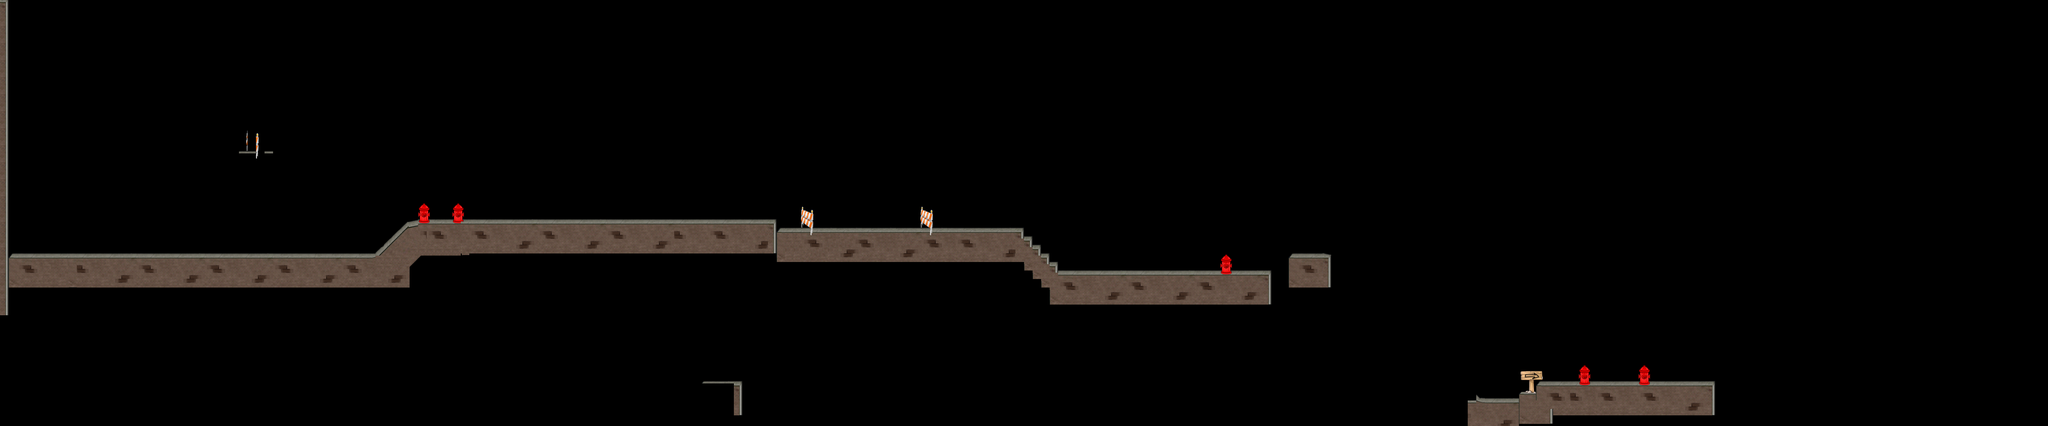

A level layout from a 2D game, rendered from its tile map. Below: a short description, then the map file with tile-grid data replaced by summaries:
An orthogonal 240x50 tile map with 32x32 px tiles, 8 tile layers (sea, red, noncollision, noncollision2, ...), 4 tilesets and 58 objects.

<map version="1.0" orientation="orthogonal" width="240" height="50" tilewidth="32" tileheight="32">
 <tileset firstgid="1" name="tilesettoen" tilewidth="32" tileheight="32">
  <image source="tilesettoen.png" width="481" height="187" />
 </tileset>
 <tileset firstgid="76" name="barrierroad" tilewidth="32" tileheight="32">
  <image source="barrierroad.png" width="547" height="480" />
 </tileset>
 <tileset firstgid="331" name="tilesetflip5" tilewidth="32" tileheight="32">
  <image source="tilesetflip5.png" width="600" height="600" />
 </tileset>
 <tileset firstgid="655" name="tilesettown5" tilewidth="32" tileheight="32">
  <image source="tilesettown5.png" width="600" height="600" />
 </tileset>
 <layer name="sea" width="240" height="50" opacity="0.67">
  <data>[12000 cells, 0 non-empty, 0 distinct tile ids]</data>
 </layer>
 <layer name="red" width="240" height="50">
  <data>[12000 cells, 776 non-empty, 49 distinct tile ids]</data>
 </layer>
 <layer name="noncollision" width="240" height="50">
  <data>[12000 cells, 165 non-empty, 74 distinct tile ids]</data>
 </layer>
 <layer name="noncollision2" width="240" height="50">
  <data>[12000 cells, 34 non-empty, 26 distinct tile ids]</data>
 </layer>
 <layer name="slopedown" width="240" height="50">
  <data>[12000 cells, 0 non-empty, 0 distinct tile ids]</data>
 </layer>
 <layer name="slope" width="240" height="50">
  <data>[12000 cells, 8 non-empty, 8 distinct tile ids]</data>
 </layer>
 <layer name="noncollision3" width="240" height="50">
  <data>[12000 cells, 395 non-empty, 109 distinct tile ids]</data>
 </layer>
 <layer name="thorns" width="240" height="50">
  <data>[12000 cells, 0 non-empty, 0 distinct tile ids]</data>
 </layer>
 <objectgroup name="crystals" width="240" height="50">
  <object x="2730" y="776">
   <ellipse />
  </object>
  <object x="2724" y="805">
   <ellipse />
  </object>
  <object x="2761" y="779">
   <ellipse />
  </object>
  <object x="2758" y="807">
   <ellipse />
  </object>
  <object x="2794" y="776">
   <ellipse />
  </object>
  <object x="2790" y="809">
   <ellipse />
  </object>
  <object x="1425" y="913">
   <ellipse />
  </object>
  <object x="1450" y="890">
   <ellipse />
  </object>
  <object x="4183" y="982">
   <ellipse />
  </object>
  <object x="4244" y="981">
   <ellipse />
  </object>
  <object x="4298" y="984">
   <ellipse />
  </object>
  <object x="4428" y="982">
   <ellipse />
  </object>
  <object x="4468" y="983">
   <ellipse />
  </object>
  <object x="4504" y="983">
   <ellipse />
  </object>
  <object x="302" y="932">
   <ellipse />
  </object>
  <object x="627" y="934">
   <ellipse />
  </object>
  <object x="890" y="938">
   <ellipse />
  </object>
  <object x="1211" y="939">
   <ellipse />
  </object>
  <object x="1060" y="939">
   <ellipse />
  </object>
  <object x="730" y="938">
   <ellipse />
  </object>
  <object x="469" y="940">
   <ellipse />
  </object>
  <object x="2941" y="778">
   <ellipse />
  </object>
  <object x="2947" y="813">
   <ellipse />
  </object>
  <object x="3003" y="764">
   <ellipse />
  </object>
  <object x="3223" y="833">
   <ellipse />
  </object>
  <object x="3405" y="840">
   <ellipse />
  </object>
  <object x="3777" y="831">
   <ellipse />
  </object>
  <object x="5489" y="1166">
   <ellipse />
  </object>
  <object x="5532" y="1228">
   <ellipse />
  </object>
  <object x="5233" y="1019">
   <ellipse />
  </object>
 </objectgroup>
 <objectgroup name="balls" width="240" height="50">
  <object x="2042" y="779">
   <ellipse />
  </object>
  <object x="2482" y="736">
   <ellipse />
  </object>
  <object x="3334" y="803">
   <ellipse />
  </object>
  <object x="4212" y="935">
   <ellipse />
  </object>
  <object x="4460" y="961">
   <ellipse />
  </object>
 </objectgroup>
 <objectgroup name="theend" width="240" height="50">
  <object x="6310" y="1269" width="102" height="153" />
 </objectgroup>
 <objectgroup name="enemies" width="240" height="50">
  <object x="1644" y="793">
   <ellipse />
  </object>
  <object x="3118" y="800">
   <ellipse />
  </object>
 </objectgroup>
 <objectgroup name="ropes" width="240" height="50">
  <object x="315" y="834">
   <ellipse />
  </object>
  <object x="535" y="845">
   <ellipse />
  </object>
  <object x="774" y="851">
   <ellipse />
  </object>
  <object x="982" y="853">
   <ellipse />
  </object>
  <object x="2042" y="653">
   <ellipse />
  </object>
  <object x="2048" y="884">
   <ellipse />
  </object>
  <object x="1197" y="858">
   <ellipse />
  </object>
  <object x="2358" y="644">
   <ellipse />
  </object>
  <object x="2313" y="903">
   <ellipse />
  </object>
  <object x="5149" y="896">
   <ellipse />
  </object>
  <object x="5301" y="980">
   <ellipse />
  </object>
  <object x="5429" y="1023">
   <ellipse />
  </object>
  <object x="5532" y="1082">
   <ellipse />
  </object>
  <object x="5597" y="1130">
   <ellipse />
  </object>
  <object x="5641" y="1183">
   <ellipse />
  </object>
  <object x="5731" y="1233">
   <ellipse />
  </object>
  <object x="5810" y="1304">
   <ellipse />
  </object>
  <object x="5051" y="867">
   <ellipse />
  </object>
 </objectgroup>
 <objectgroup name="hearts" width="240" height="50">
  <object x="1507" y="841">
   <ellipse />
  </object>
 </objectgroup>
 <objectgroup name="shields" width="240" height="50" />
 <objectgroup name="garbage" width="240" height="50">
  <object x="3657" y="815">
   <ellipse />
  </object>
 </objectgroup>
</map>
